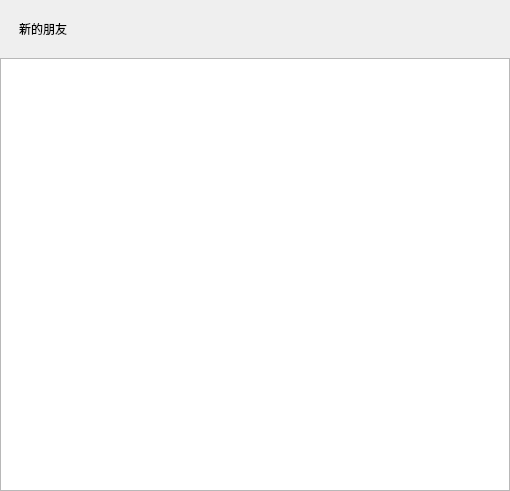
<?xml version="1.0" encoding="UTF-8"?>
<ui version="4.0">
 <class>ApplyFriendPage</class>
 <widget class="QWidget" name="ApplyFriendPage">
  <property name="geometry">
   <rect>
    <x>0</x>
    <y>0</y>
    <width>510</width>
    <height>491</height>
   </rect>
  </property>
  <property name="windowTitle">
   <string>Form</string>
  </property>
  <layout class="QVBoxLayout" name="verticalLayout">
   <property name="spacing">
    <number>0</number>
   </property>
   <property name="leftMargin">
    <number>0</number>
   </property>
   <property name="topMargin">
    <number>0</number>
   </property>
   <property name="rightMargin">
    <number>0</number>
   </property>
   <property name="bottomMargin">
    <number>0</number>
   </property>
   <item>
    <widget class="QWidget" name="widget_friend_apply" native="true">
     <property name="minimumSize">
      <size>
       <width>0</width>
       <height>0</height>
      </size>
     </property>
     <layout class="QHBoxLayout" name="horizontalLayout_7">
      <property name="spacing">
       <number>6</number>
      </property>
      <property name="leftMargin">
       <number>9</number>
      </property>
      <property name="topMargin">
       <number>9</number>
      </property>
      <property name="rightMargin">
       <number>9</number>
      </property>
      <property name="bottomMargin">
       <number>9</number>
      </property>
      <item>
       <spacer name="horizontalSpacer_8">
        <property name="orientation">
         <enum>Qt::Horizontal</enum>
        </property>
        <property name="sizeType">
         <enum>QSizePolicy::Fixed</enum>
        </property>
        <property name="sizeHint" stdset="0">
         <size>
          <width>10</width>
          <height>20</height>
         </size>
        </property>
       </spacer>
      </item>
      <item>
       <widget class="QLabel" name="label_friend_apply">
        <property name="minimumSize">
         <size>
          <width>0</width>
          <height>40</height>
         </size>
        </property>
        <property name="maximumSize">
         <size>
          <width>16777215</width>
          <height>40</height>
         </size>
        </property>
        <property name="text">
         <string>新的朋友</string>
        </property>
       </widget>
      </item>
     </layout>
    </widget>
   </item>
   <item>
    <widget class="QWidget" name="widget_3" native="true">
     <layout class="QVBoxLayout" name="verticalLayout_7">
      <property name="spacing">
       <number>0</number>
      </property>
      <property name="leftMargin">
       <number>0</number>
      </property>
      <property name="topMargin">
       <number>0</number>
      </property>
      <property name="rightMargin">
       <number>0</number>
      </property>
      <property name="bottomMargin">
       <number>0</number>
      </property>
      <item>
       <widget class="ApplyFriendList" name="listWidget_apply_friend"/>
      </item>
     </layout>
    </widget>
   </item>
  </layout>
 </widget>
 <customwidgets>
  <customwidget>
   <class>ApplyFriendList</class>
   <extends>QListWidget</extends>
   <header location="global">applyfriendlist.h</header>
  </customwidget>
 </customwidgets>
 <resources/>
 <connections/>
</ui>
